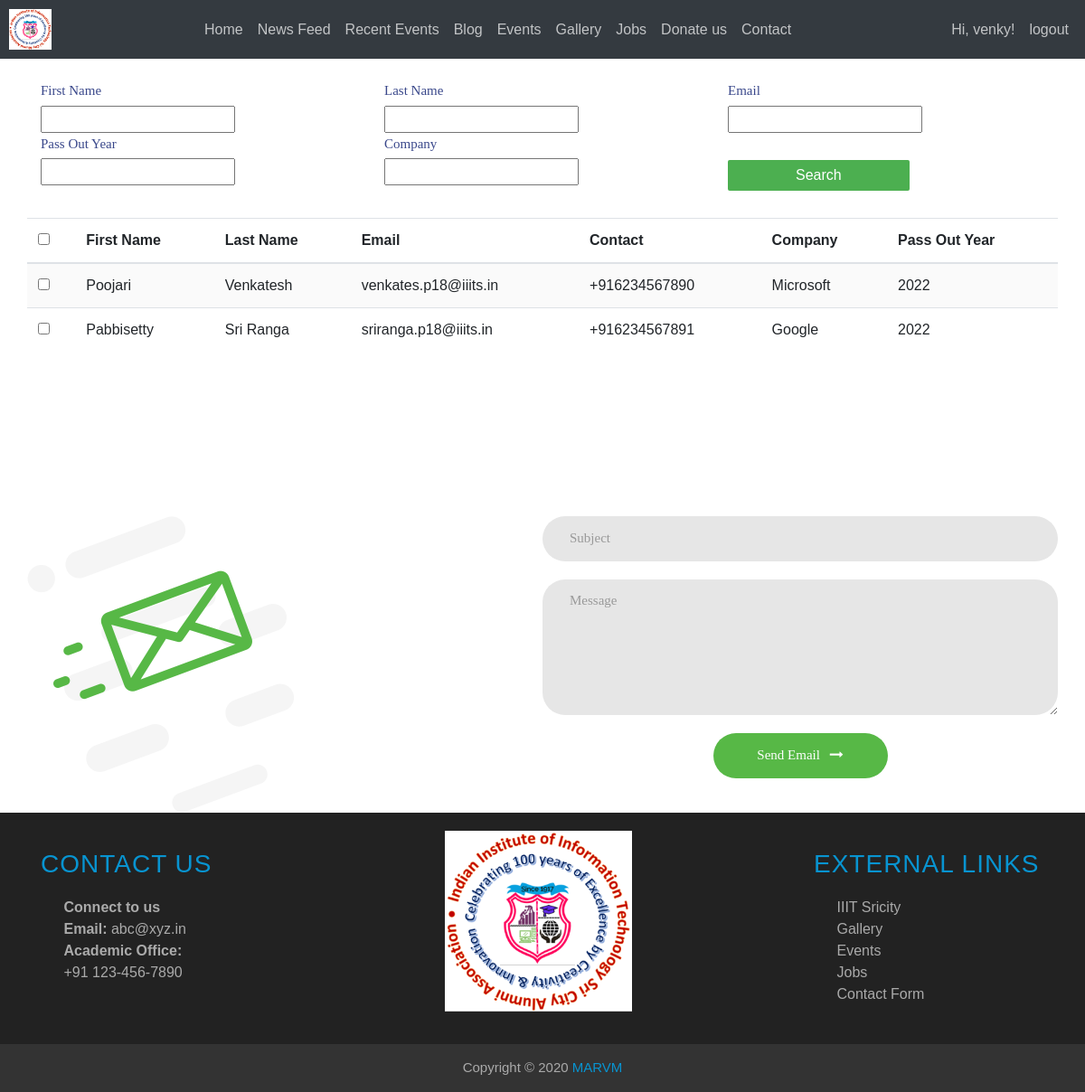
The page /search/ (signed in) on the database as committed earlier.
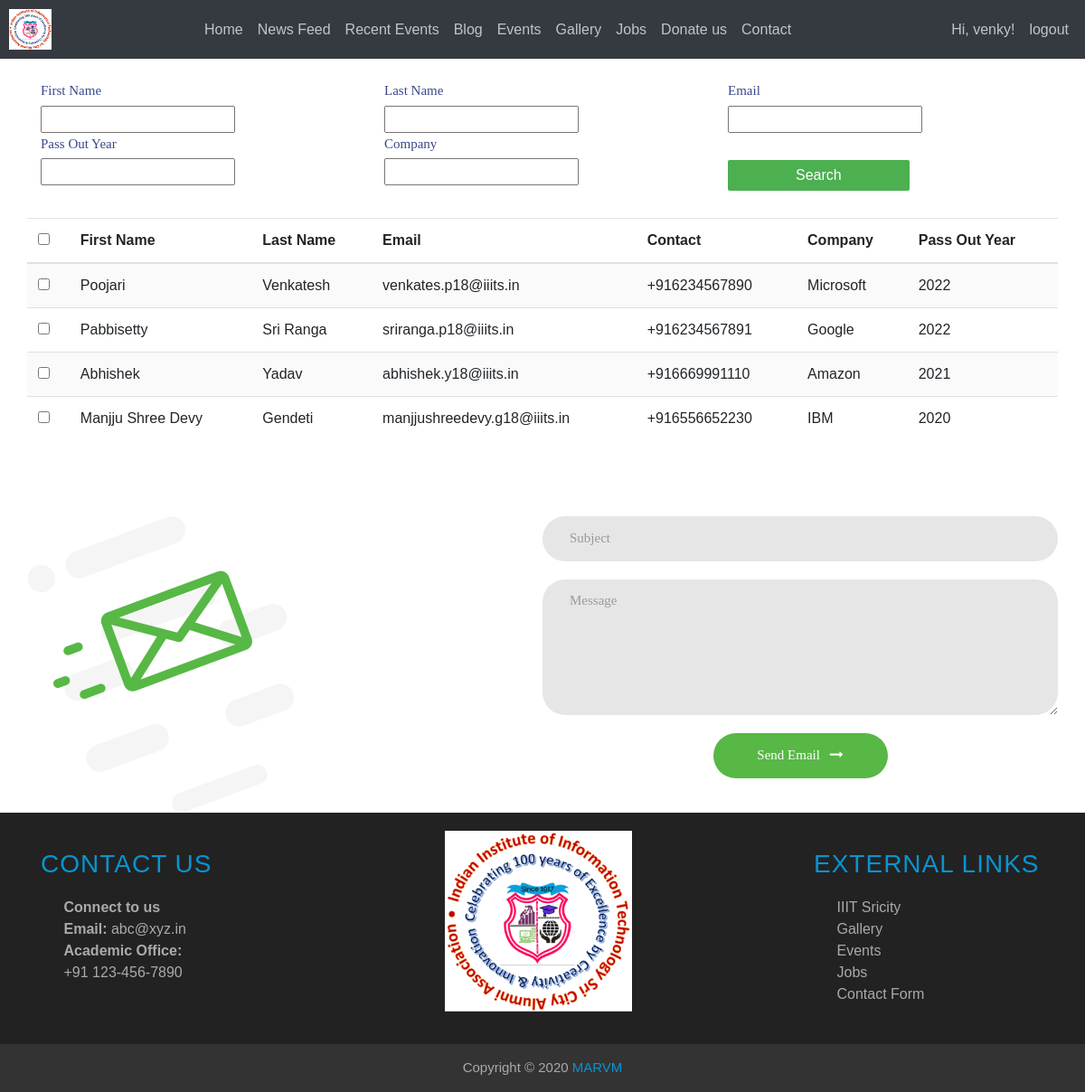
The same page on the database as committed later.
### accounts/models.py (models this page shows)
class User(AbstractUser):
    phone_number = models.CharField(
        max_length=15,
        blank = False,
        default="",
        validators=[
            RegexValidator(
                regex='^([+][0-9]{1,4}[6-9][0-9]{9})$',
                message='mobile number should be in the format "+999999999" ',
                code='invalid_phone_number'
            ),
        ]
    )
    email_confirmed = models.BooleanField(default=False)
    conditions = models.BooleanField(default=False)
    avatar = models.ImageField(upload_to=update_filename,blank = True)
    linkedin_url = models.URLField(blank = True)
    github_url = models.URLField(blank = True)
    webpage_url = models.URLField(blank = True)
    passout_year = models.CharField(max_length=4,blank=True)
    company = models.CharField(max_length=100,blank = True)
    summary = models.CharField(max_length=100,blank = True)
    place = models.CharField(max_length = 100,blank = True)

### accounts/views.py (the view, shortened to what this page needs)
# urls.py: path('search/',views.SearchPage,name='searchpage'),
@cache_control(no_cache=True, must_revalidate=True, no_store=True)
@login_required
def SearchPage(request):
    get_user = User.objects.filter(is_staff=False)
    myFilter = UserFilter(request.GET,queryset=get_user)
    context = {
       "get_user": get_user,
       "myFilter": myFilter,
        "user" : request.user
    }
    return render(request, 'search_mail.html', context)

### templates/search_mail.html (shortened to what the changed rows need)
{% extends "base.html" %}
{% load static %}
{% block content %}
    <link href="{% static 'searchpage/css/style_new12.css' %}" rel="stylesheet" type="text/css">
	<link rel="stylesheet" type="text/css" href="{% static 'searchpage/css/main1.css' %}">
<body>
    {% if request.user.is_superuser %}
<div class="mailclass">
    <form method="GET" class=" validate-form">
    <div class="container" style="margin: auto;">
	<div class="row">
        <div class="col-md-12">
        <div class="table-responsive">
              <table id="mytable" class="table table-bordred table-striped">
                    <thead>
                    <th><input type="checkbox" id="checkall" /></th>
                    <th>First Name</th>
                    <th>Last Name</th>
                    <th>Email</th>
                    <th>Contact</th>
                    <th>Company</th>
                    <th>Pass Out Year</th>
                    </thead>
    <tbody>
    {% for myuser in myFilter.qs %}
    <tr>
    <td><input type="checkbox" name="{{ myuser.email }}" class="checkthis" /></td>
    <td>{{myuser.first_name}}</td>
    <td>{{myuser.last_name}}</td>
    <td>{{myuser.email}}</td>
    <td>{{myuser.phone_number}}</td>
    <td>{{myuser.company}}</td>
    <td>{{myuser.passout_year}}</td>
    </tr>
    {% endfor %}
    </tbody>
</table>
            </div>
        </div>
        </div>
    </div>
</form>
</div>
{% endif %}
</body>
{% endblock content %}

Rows that differ between the two databases and show on the page:
added User: first_name "Abhishek", last_name "Yadav", email "abhishek.y18@iiits.in", phone_number "+916669991110", company "Amazon", passout_year "2021"
added User: first_name "Manjju Shree Devy", last_name "Gendeti", email "manjjushreedevy.g18@iiits.in", phone_number "+916556652230", company "IBM", passout_year "2020"
